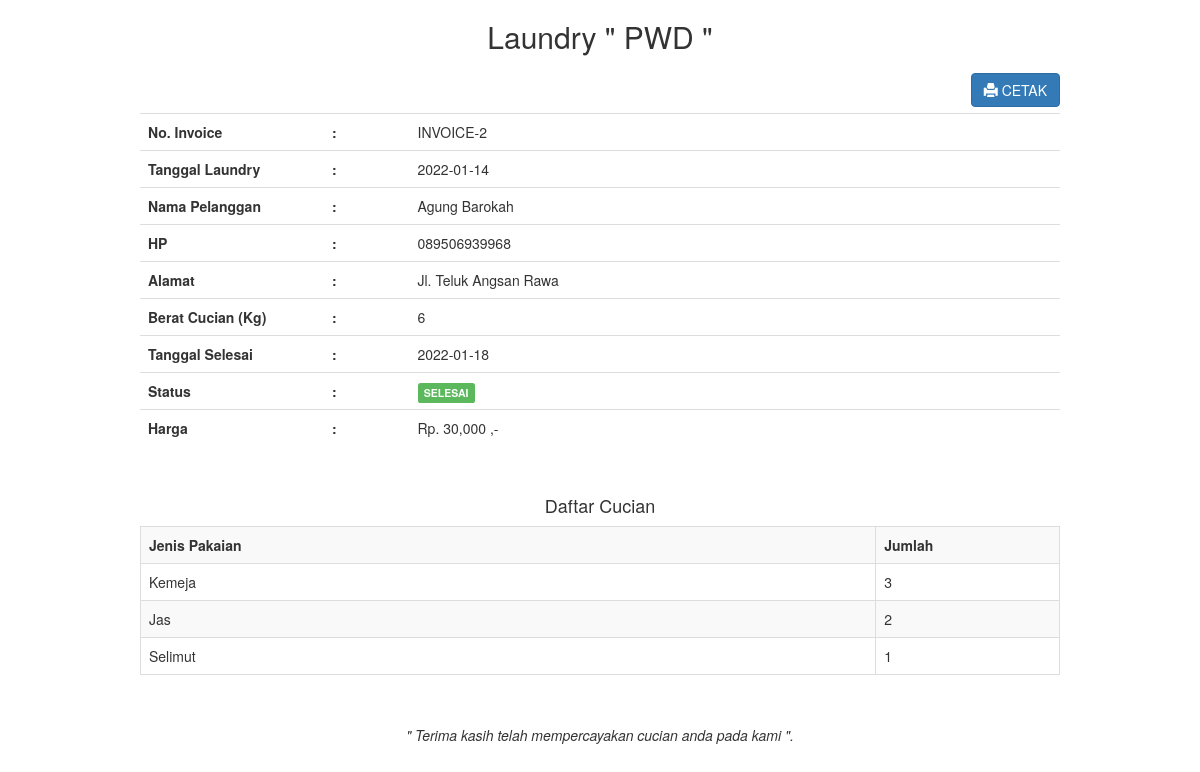
The app's page /admin/transaksi_invoice.php?id=2 (signed in) with its own data.
### tables this page shows
CREATE TABLE `transaksi` (
  `transaksi_id` int(11) NOT NULL,
  `transaksi_tgl` date NOT NULL,
  `transaksi_pelanggan` int(11) NOT NULL,
  `transaksi_harga` int(11) NOT NULL,
  `transaksi_berat` int(11) NOT NULL,
  `transaksi_tgl_selesai` date NOT NULL,
  `transaksi_status` int(11) NOT NULL
);

CREATE TABLE `pelanggan` (
  `idPelanggan` int(11) NOT NULL,
  `namaPelanggan` varchar(255) NOT NULL,
  `hpPelanggan` varchar(20) NOT NULL,
  `alamatPelanggan` text NOT NULL
);

CREATE TABLE `pakaian` (
  `pakaian_id` int(11) NOT NULL,
  `pakaian_transaksi` int(11) NOT NULL,
  `pakaian_jenis` varchar(255) NOT NULL,
  `pakaian_jumlah` int(11) NOT NULL
);

### admin/transaksi_invoice.php (the view, shortened to what this page needs)
<!DOCTYPE html>
<html lang="en">
<head>
    <link rel="stylesheet" type="text/css" href="../assets/css/bootstrap.css">
</head>
<body>
    <?php
    include '../koneksi.php';
    ?>
    <div class="container">
        <div class="col-md-10 col-md-offset-1">
            <?php
            $id = $_GET['id'];
            $transaksi = mysqli_query($koneksi,"SELECT * FROM transaksi, pelanggan WHERE transaksi_id='$id' AND transaksi_pelanggan=idPelanggan");
            while($t = mysqli_fetch_array($transaksi)){
                ?>
                <center><h2>Laundry " PWD "</h2></center>
                <a href="transaksi_invoice_cetak.php?id=<?php echo $id; ?>" target="_blank" class="btn btn-primary pull-right"><i class="glyphicon glyphicon-print"></i> CETAK</a>
                <br/><br/>
                <table class="table">
                    <tr>
                        <th width="20%">No. Invoice</th>
                        <th>:</th>
                        <td>INVOICE-<?php echo $t['transaksi_id']; ?></td>
                    </tr>
                    <tr>
                        <th width="20%">Tanggal Laundry</th>
                        <th>:</th>
                        <td><?php echo $t['transaksi_tgl']; ?></td>
                    </tr>
                    <tr>
                        <th>Nama Pelanggan</th>
                        <th>:</th>
                        <td><?php echo $t['namaPelanggan']; ?></td>
                    </tr>
                    <tr>
                        <th>HP</th>
                        <th>:</th>
                        <td><?php echo $t['hpPelanggan']; ?></td>
                    </tr>
                    <tr>
                        <th>Alamat</th>
                        <th>:</th>
                        <td><?php echo $t['alamatPelanggan']; ?></td>
                    </tr>
                    <tr>
                        <th>Berat Cucian (Kg)</th>
                        <th>:</th>
                        <td><?php echo $t['transaksi_berat']; ?></td>
                    </tr>
                    <tr>
                        <th>Tanggal Selesai</th>
                        <th>:</th>
                        <td><?php echo $t['transaksi_tgl_selesai']; ?></td>
                    </tr>
                    <tr>
                        <th>Status</th>
                        <th>:</th>
                        <td>
                            <?php
                            if($t['transaksi_status']=="0"){
                                echo "<div class='label label-warning'>PROSES</div>";
                            }else if($t['transaksi_status']=="1"){
                                echo "<div class='label label-info'>DICUCI</div>";
                            }else if($t['transaksi_status']=="2"){
                                echo "<div class='label label-success'>SELESAI</div>";
                            }
                            ?>
                        </td>
                    </tr>
                    <tr>
                        <th>Harga</th>
                        <th>:</th>
                        <td><?php echo "Rp. ".number_format($t['transaksi_harga']) ." ,-"; ?></td>
                    </tr>
                </table>
                <br/>
                <h4 class="text-center">Daftar Cucian</h4>
                <table class="table table-bordered table-striped">
                    <tr>
                        <th>Jenis Pakaian</th>
                        <th width="20%">Jumlah</th>
                    </tr>
                    <?php
                    $id = $t['transaksi_id'];
                    $pakaian = mysqli_query($koneksi,"SELECT * FROM pakaian WHERE pakaian_transaksi='$id'");
                    while($p = mysqli_fetch_array($pakaian)){
                        ?>
                        <tr>
                            <td><?php echo $p['pakaian_jenis']; ?></td>
                            <td width="5%"><?php echo $p['pakaian_jumlah']; ?></td>
                        </tr>
                    <?php } ?>
                </table>
                <br/>
                <p><center><i>" Terima kasih telah mempercayakan cucian anda pada kami ".</i></center></p>
            <?php } ?>
        </div>
    </div>
</body>
</html>

### records on screen
transaksi: transaksi_id "2", transaksi_tgl "2022-01-14", pelanggan.namaPelanggan "Agung Barokah", pelanggan.hpPelanggan "089506939968", pelanggan.alamatPelanggan "Jl. Teluk Angsan Rawa", transaksi_berat "6", transaksi_tgl_selesai "2022-01-18", transaksi_status "SELESAI", transaksi_harga "30,000"
pakaian: pakaian_jenis "Kemeja", pakaian_jumlah "3"
pakaian: pakaian_jenis "Jas", pakaian_jumlah "2"
pakaian: pakaian_jenis "Selimut", pakaian_jumlah "1"
